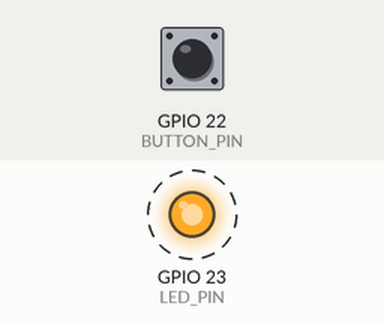
This program was run on a simulated Raspberry Pi (BCM pin numbers). Shown: output pins drawn as LEDs (lit = HIGH). Dashed ring = blinking. The inputs (shaded band) are chosen by the test bench; at power-on: GPIO 22 (BUTTON_PIN) LOW. The clock reads 2024-03-15 10:24:30 at power-on unless the program sets it.

Above: at 0.88 s.
1.3 s: GPIO 22 (BUTTON_PIN) pulled HIGH for 1 s
At 3.4 s:
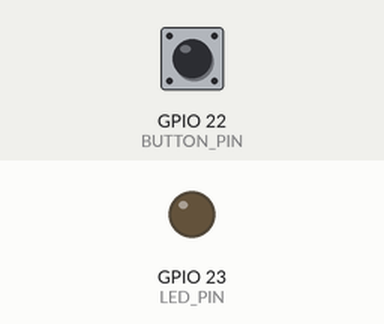
3.8 s: GPIO 22 (BUTTON_PIN) pulled HIGH for 3.2 s
At 4.42 s:
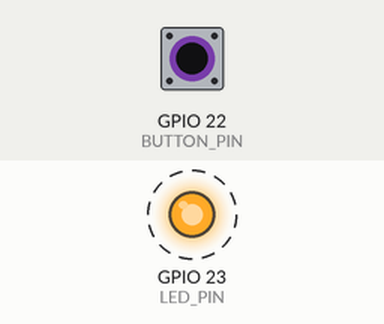
Timing chart, 0 to 14.5 s (numbered marks = the images above; inputs shaded):
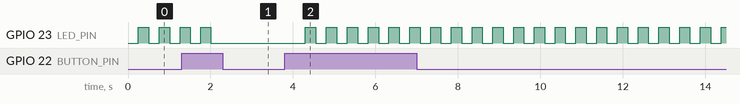

The program:

main.py
```python
from datetime import datetime
import RPi.GPIO as gpio

BUTTON_PIN = 22
LED_PIN = 23

DEBOUNCE_MS = 50
BLINK_PERIOD_MS = 500

last_press_time = datetime.now()
last_toggle_time = datetime.now()
led_state = gpio.LOW


def is_button_pressed() -> bool:
    return gpio.input(BUTTON_PIN) == gpio.HIGH


def is_debouncing() -> bool:
    timediff_ms = (datetime.now() - last_press_time).microseconds / 1000
    return timediff_ms >= DEBOUNCE_MS


def should_toggle_led() -> bool:
    timediff_ms = (datetime.now() - last_toggle_time).microseconds / 1000
    return blinking and timediff_ms >= BLINK_PERIOD_MS / 2


def set_led_state(state):
    global led_state
    led_state = state
    gpio.output(LED_PIN, led_state)


if __name__ == "__main__":
    gpio.setmode(gpio.BCM)
    gpio.setup(BUTTON_PIN, gpio.IN, pull_up_down=gpio.PUD_DOWN)
    gpio.setup(LED_PIN, gpio.OUT)

    blinking = True
    released_from_last_press = True

    while True:
        if not is_debouncing():
            if is_button_pressed():
                if released_from_last_press:
                    blinking = not blinking
                    released_from_last_press = False
                    if not blinking:
                        set_led_state(gpio.LOW)
                last_press_time = datetime.now()
            else:
                released_from_last_press = True

        if should_toggle_led():
            if led_state == gpio.LOW:
                set_led_state(gpio.HIGH)
            else:
                set_led_state(gpio.LOW)

            last_toggle_time = datetime.now()

gpio.cleanup()
exit()
```

Measured:
- after the input at 1.3 s, GPIO 23 (LED_PIN): goes on until 2.0 s, then stays LOW
- after the input at 3.8 s, GPIO 23 (LED_PIN): alternates HIGH for 0.25 s and LOW for 0.25 s, starting after 0.50 s
- by itself, GPIO 23 (LED_PIN): alternates HIGH for 0.25 s and LOW for 0.25 s
